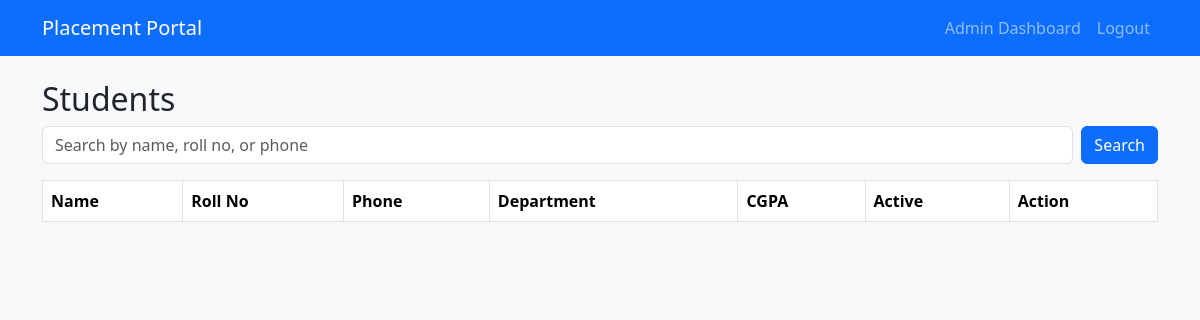
Page /admin/students (signed in) on the earlier database version.
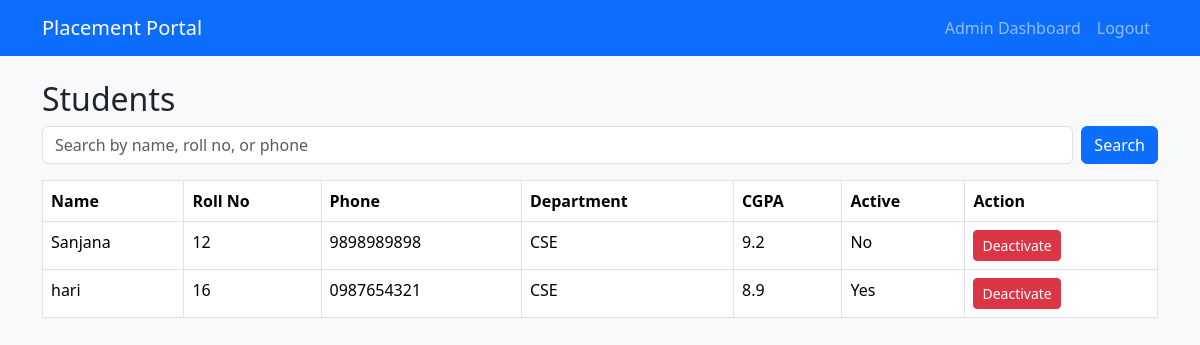
Same page on the later database version.
### models.py (models this page shows, shortened)
class Student(db.Model):
    __tablename__ = "students"
    id = db.Column(db.Integer, db.ForeignKey("users.id"), primary_key=True)
    name = db.Column(db.String(120), nullable=False)
    roll_no = db.Column(db.String(50), unique=True, nullable=False)
    phone = db.Column(db.String(20), nullable=False)
    department = db.Column(db.String(100), nullable=False)
    cgpa = db.Column(db.Float, nullable=False)
    batch_year = db.Column(db.Integer, nullable=False)
    resume_filename = db.Column(db.String(255))
    applications = db.relationship("Application", backref="student", lazy=True)

class User(UserMixin, db.Model):
    __tablename__ = "users"
    id = db.Column(db.Integer, primary_key=True)
    email = db.Column(db.String(120), unique=True, nullable=False)
    password_hash = db.Column(db.String(255), nullable=False)
    role = db.Column(db.String(20), nullable=False)  # admin / company / student
    is_active = db.Column(db.Boolean, default=True)
    created_at = db.Column(db.DateTime, default=datetime.utcnow)
    student = db.relationship("Student", backref="user", uselist=False)
    company = db.relationship("Company", backref="user", uselist=False)

### admin_routes.py (the view, shortened to what this page needs)
@admin_bp.route("/students")
@login_required
def students():
    q = request.args.get("q", "").strip()
    query = Student.query
    students = query.all()
    return render_template("admin/students.html", students=students, q=q)

### admin_routes.py (called while the page is built)
def admin_only():
    return current_user.is_authenticated and current_user.role == "admin"

@admin_bp.before_request
def restrict_admin_routes():
    if not admin_only():
        return "Access denied", 403

### models.py (called while the page is built)
@login_manager.user_loader
def load_user(user_id):
    return User.query.get(int(user_id))

### templates/admin/students.html
{% extends "base.html" %}
{% block content %}
<h2>Students</h2>
<form method="GET" class="mb-3 d-flex gap-2">
    <input type="text" name="q" class="form-control" placeholder="Search by name, roll no, or phone" value="{{ q }}">
    <button type="submit" class="btn btn-primary">Search</button>
</form>
<table class="table table-bordered">
    <thead>
        <tr>
            <th>Name</th>
            <th>Roll No</th>
            <th>Phone</th>
            <th>Department</th>
            <th>CGPA</th>
            <th>Active</th>
            <th>Action</th>
        </tr>
    </thead>
    <tbody>
        {% for student in students %}
        <tr>
            <td>{{ student.name }}</td>
            <td>{{ student.roll_no }}</td>
            <td>{{ student.phone }}</td>
            <td>{{ student.department }}</td>
            <td>{{ student.cgpa }}</td>
            <td>{{ "Yes" if student.user.is_active else "No" }}</td>
            <td>
                <form method="POST" action="{{ url_for('admin.deactivate_student', student_id=student.id) }}">
                    <button type="submit" class="btn btn-danger btn-sm">Deactivate</button>
                </form>
            </td>
        </tr>
        {% endfor %}
    </tbody>
</table>
{% endblock %}

### templates/base.html (shortened to what this page needs)
<!doctype html>
<html lang="en">
<head>
    <link href="https://cdn.jsdelivr.net/npm/bootstrap@5.3.3/dist/css/bootstrap.min.css" rel="stylesheet">
</head>
<body class="bg-light">
    <nav class="navbar navbar-expand-lg navbar-dark bg-primary">
        <div class="container">
            <a class="navbar-brand" href="{{ url_for('home') }}">Placement Portal</a>
            <div class="collapse navbar-collapse" id="navbarMain">
                <div class="navbar-nav ms-auto">
                    {% if current_user.is_authenticated %}
                        {% if current_user.role == "admin" %}
                            <a class="nav-link" href="{{ url_for('admin.dashboard') }}">Admin Dashboard</a>
                        {% elif current_user.role == "company" %}
                            <a class="nav-link" href="{{ url_for('company.dashboard') }}">Company Dashboard</a>
                        {% elif current_user.role == "student" %}
                            <a class="nav-link" href="{{ url_for('student.dashboard') }}">Student Dashboard</a>
                        {% endif %}
                        <a class="nav-link" href="{{ url_for('auth.logout') }}">Logout</a>
                    {% else %}
                        <a class="nav-link" href="{{ url_for('auth.login') }}">Login</a>
                        <a class="nav-link" href="{{ url_for('auth.register_student') }}">Student Register</a>
                        <a class="nav-link" href="{{ url_for('auth.register_company') }}">Company Register</a>
                    {% endif %}
                </div>
            </div>
        </div>
    </nav>
    <main class="container py-4">
        {% block content %}{% endblock %}
    </main>
</body>
</html>

### templates/base.html (style rules this page uses)
.table-responsive-auto .table { min-width: 640px; margin-bottom: 0; }

Differences in the rows shown:
added Student: name "Sanjana", roll_no "12", phone "9898989898", department "CSE", cgpa "9.2"
added User: is_active "No"
added Student: name "hari", roll_no "16", phone "0987654321", department "CSE", cgpa "8.9"
added User: is_active "Yes"
